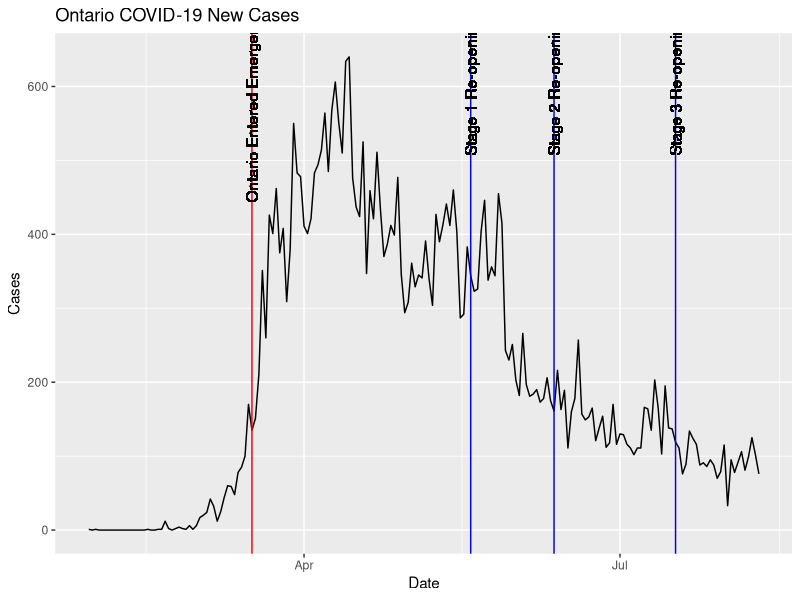
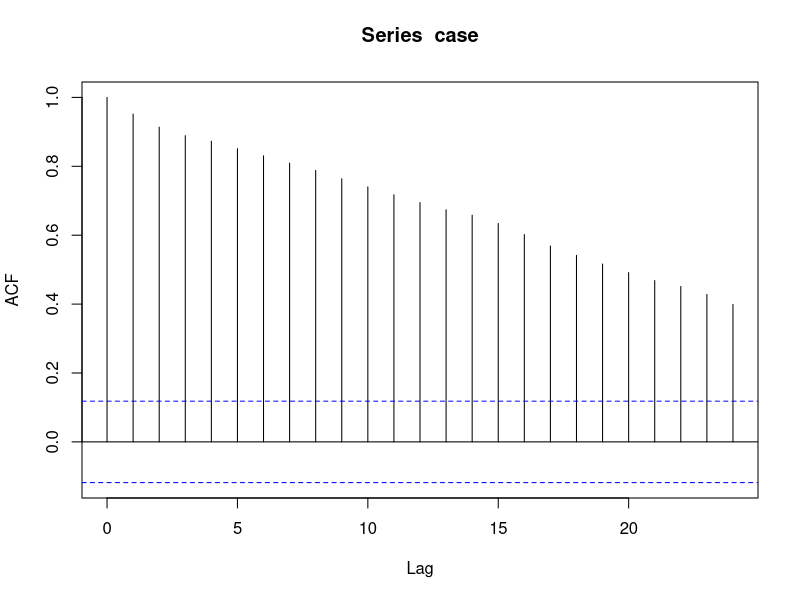
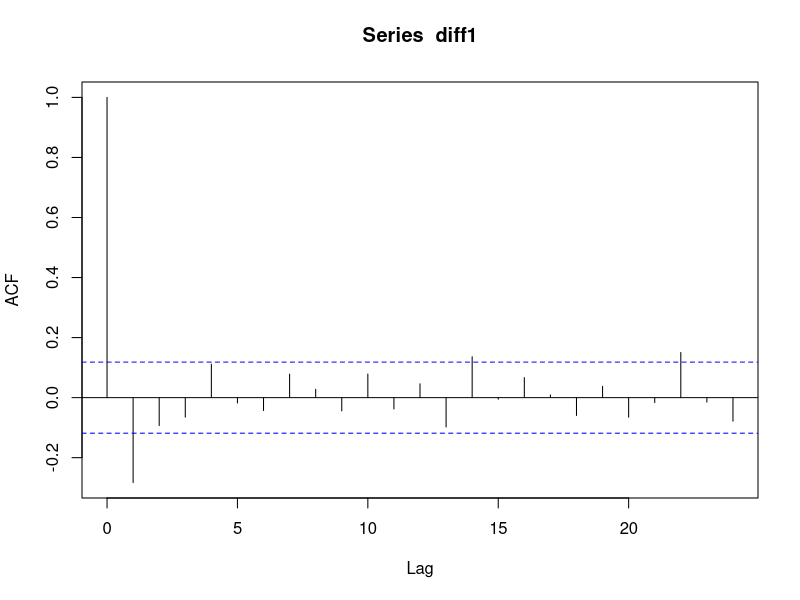
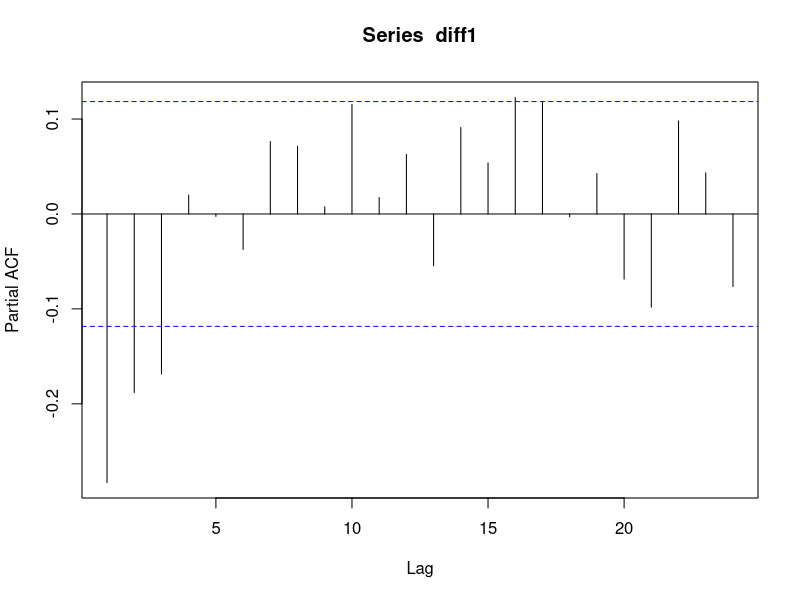
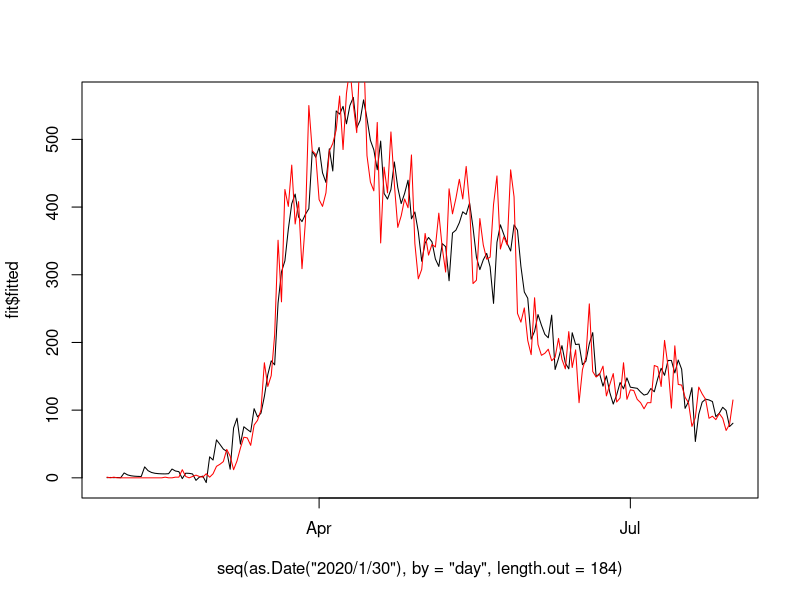

These figures' R source, in order:
## ---- chunk 1
knitr::opts_chunk$set(echo = TRUE)
Sys.setlocale("LC_ALL","English")
## ---- chunk 2
# Load all the libraries needed.
library(lubridate)
library(tidyverse) # to tidy data
library(dplyr) #data manipulation
library(gridExtra) # used to arrange plot
library(ggplot2)
library(zoo)
library(dplyr)
library(tidyr)
library(data.table)
library(forecast)
## ---- chunk 3
# policy data from link cihi
# ref: https://www.cihi.ca/en/covid-19-intervention-timeline-in-canada#resources
policy <- readr::read_csv("policy.csv")
# case data from ontario covid data
# ref: https://covid-19.ontario.ca/data
cases <- readr::read_csv("cases.csv") %>%
  mutate(date=lubridate::mdy(sub("^(\\w+)\\s?(.*)$","\\2",category))) %>%
  setnames(old = c('New cases','7-day average'), 
           new = c('new_cases','avg_cases')) %>%
  subset(select = c(date,new_cases,avg_cases))

death <- readr::read_csv("death.csv") %>%
  mutate(date=lubridate::mdy(sub("^(\\w+)\\s?(.*)$","\\2",category))) %>%
  setnames(old = c('New deaths'), new = c('death')) %>%
  subset(select = c(date,death))

hospital <- readr::read_csv("activeHospital.csv") %>%
  mutate(date=lubridate::mdy(sub("^(\\w+)\\s?(.*)$","\\2",category))) %>%
  setnames(new = c('category','active_cases','hospital_cases','date')) %>%
  subset(select = c(date,active_cases,hospital_cases))

icu <- readr::read_csv("Hospital.csv") %>%
  mutate(date=lubridate::mdy(sub("^(\\w+)\\s?(.*)$","\\2",category))) %>%
  setnames(new = c('category','hospital_cases','icu_cases','date')) %>%
  subset(select = c(date,icu_cases)) # hospital is duplicate

test <- readr::read_csv("testsDaily.csv") %>%
  mutate(date=lubridate::mdy(sub("^(\\w+)\\s?(.*)$","\\2",category))) %>%
  setnames(new = c('category','tests','pos_perc','date')) %>%
  subset(select = c(date,tests,pos_perc))

# join all to case_on
case_on <- cases %>%
  left_join(death, by="date") %>%
  left_join(hospital, by="date") %>%
  left_join(icu,by="date") %>%
  left_join(test,by="date")
## ---- chunk 4
case_ts <- zoo(case_on$new_cases, seq(from = as.Date("2020-01-30"), to = as.Date("2020-08-10"), by = 1)) # change end date if needed
case <- case_on$new_cases
# policies of Canada and Ontario
policy_on <- policy %>%
  filter(Jurisdiction == "Ont." | Jurisdiction == "Can.") %>% 
  mutate(Province = ifelse(Jurisdiction == "Ont.","Ontario","Canada")) %>%
  # prepare date field
  mutate(date = as.Date(ifelse(`Date implemented`=="No data" & 
                                 `Date announced`=="No data", NA,
                               ifelse(`Date implemented`=="No data", 
                                      `Date announced`, 
                                      `Date implemented`))))
## ---- chunk 5
autoplot.zoo(case_ts) + 
  geom_vline(xintercept = as.Date('2020-03-17'), color="red") +
  geom_vline(xintercept = as.Date('2020-05-19'), color="blue") +
  geom_vline(xintercept = as.Date('2020-06-12'), color="blue") +
  geom_vline(xintercept = as.Date('2020-07-17'), color="blue") +
  ggtitle("Ontario COVID-19 New Cases") + ylab("Cases") + xlab("Date") +
  geom_text(aes(x=as.Date('2020-03-17'), y=600), label="Ontario Entered Emergency State", angle=90, text=element_text(size=11)) +
  geom_text(aes(x=as.Date('2020-05-19'), y=600), label="Stage 1 Re-opening", angle=90, text=element_text(size=11)) +
  geom_text(aes(x=as.Date('2020-06-12'), y=600), label="Stage 2 Re-opening", angle=90, text=element_text(size=11)) +
  geom_text(aes(x=as.Date('2020-07-17'), y=600), label="Stage 3 Re-opening", angle=90, text=element_text(size=11))
## ---- chunk 6
# find parameters for ARIMA model
acf(case)

diff1=diff(case,differences=1,lag=1)
acf(diff1)
pacf(diff1)
## ---- chunk 7
# first split the data before/after policy
#arima1 = sarima(logtrain,p=3,d=2,q=0)
## ---- chunk 8
policy_cnt_type <- policy_on %>%
  dplyr::count(date,`Intervention category`) %>% 
  tidyr::spread(key =`Intervention category`,value = n)
policy_cnt_level <- policy_on %>%
  dplyr::count(date,Province) %>% 
  tidyr::spread(key = Province,value = n)

# perform join with case table
df <- case_on %>%
  left_join(policy_cnt_level, by ='date') %>%
  left_join(policy_cnt_type, by = 'date') 
# fill in all missing values with 0
df[is.na(df)] <- 0

# add cumulative column for each type and jurisdiction
df <- df %>%
  within(acc_can <- cumsum(Canada)) %>%
  within(acc_on <- cumsum(Ontario)) %>%
  within(acc_casemgt <- cumsum(`Case management`)) %>%
  within(acc_clo <- cumsum(Closures)) %>%
  within(acc_cinfo <- cumsum(`Contextual information`)) %>%
  within(acc_dist <- cumsum(Distancing)) %>%
  within(acc_fin <- cumsum(`Financial and economic`)) %>%
  within(acc_hserv <- cumsum(`Health services`)) %>%
  within(acc_hwork <- cumsum(`Health workforce`)) %>%
  within(acc_open <- cumsum(Openings)) %>%
  within(acc_pubinfo <- cumsum(`Public information`)) %>%
  within(acc_soe <- cumsum(`State of emergency`)) %>%
  within(acc_trav <- cumsum(Travel))

df_train <- df %>%
  filter(date <= as.Date("2020-08-10")) # policy data only available till Aug 10

df_test <- df %>%
  filter(date > as.Date("2020-08-10"))
## ---- chunk 9
# ARIMA model with external regressors
Xreg = data.matrix(df_train[c(25:35)])
fit <- auto.arima(df_train$new_cases, xreg = Xreg, stepwise = TRUE, 
                  seasonal = FALSE)
## ---- chunk 10
summary(fit)
## ---- chunk 11
(1-pnorm(abs(fit$coef)/sqrt(diag(fit$var.coef))))*2
## ---- chunk 12
plot(seq(as.Date("2020/1/30"), by = "day", length.out = 184),
     fit$fitted, type = 'l')
lines(seq(as.Date("2020/1/30"), by = "day", length.out = 184),
      df_train$new_cases, col="red")

